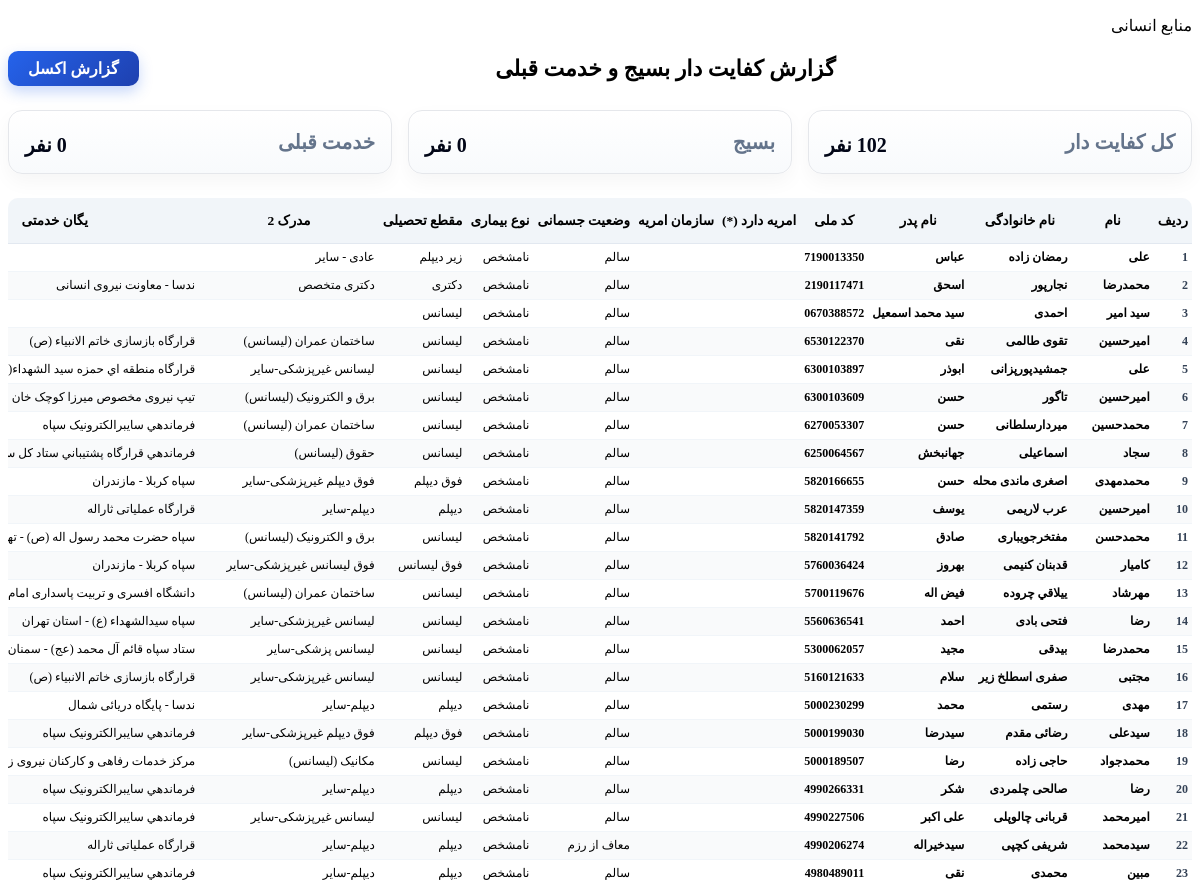
Before: /amar/gozaresh_shoro_dore_kefayatdar (upper part) with the older database file.
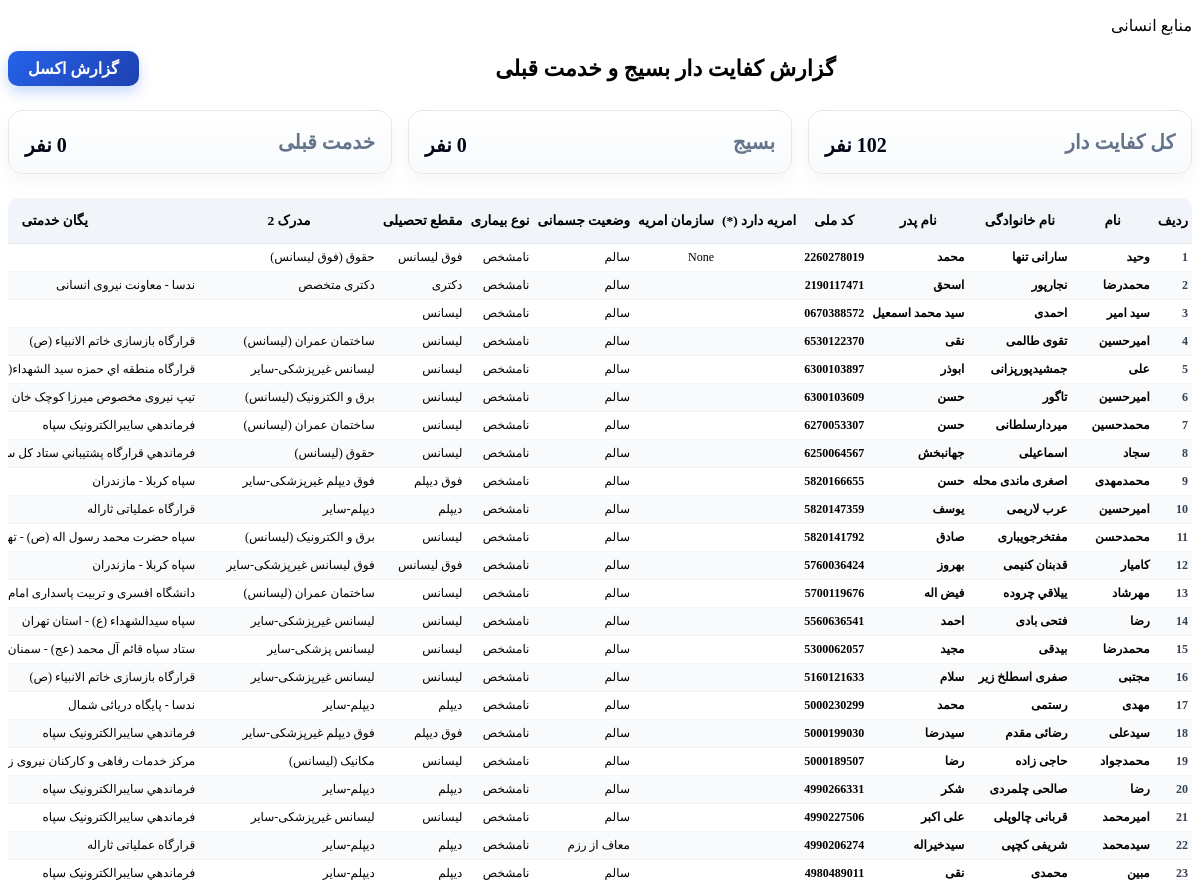
After: the same page with the newer database file.
### soldiers/models.py (models this page shows, shortened)
class Soldier(models.Model):
    name = models.CharField(null=True, blank=True, max_length=100, verbose_name='نام')
    family = models.CharField(null=True, blank=True, max_length=100, verbose_name='نام خانوادگی')
    fathers_name = models.CharField(null=True, blank=True, max_length=100, verbose_name='نام پدر')
    National_Code = models.CharField(null=True, blank=True, max_length=20, verbose_name='کد ملی')
    physical_condition = models.CharField(null=True, blank=True, max_length=100, verbose_name='وضعیت جسمانی')
    physical_condition_prev_test = models.CharField(null=True, blank=True, max_length=100, verbose_name='وضعیت جسمانی اولیه')
    physical_condition_test = models.CharField(null=True, blank=True, max_length=100, verbose_name='تست سلامت روان')
    physical_condition_description_test = models.CharField(null=True, blank=True, max_length=200, verbose_name='توضیحات سلامت روان')
    Type_of_disease_test = models.CharField( null=True, blank=True, max_length=250, verbose_name='نوع بیماری تست سلامت و روان')
    physical_condition_date_created = models.DateTimeField(null=True,blank=True, verbose_name='تاریخ ثبت اطلاعات')
    physical_condition_date_test = models.DateField(null=True, blank=True, verbose_name='تاریخ تست سلامت روان')
    physical_condition_Inspection_test = models.BooleanField(null=True, blank=True, verbose_name='بررسی تست سلامت روان')
    physical_condition_date_Inspection_test = models.DateTimeField(null=True, blank=True, verbose_name='تاریخ بررسی تست سلامت روان')
    Type_of_disease = models.CharField(null=True, blank=True, max_length=250, verbose_name='نوع بیماری')
    health_insurance_card = models.CharField(null=True, blank=True, max_length=120, verbose_name='دفترچه بیمه')
    Grade = models.CharField(null=True, blank=True, max_length=200, verbose_name='مقطع تحصیلی')
    Grade_precise = models.CharField(null=True, blank=True, max_length=200, verbose_name='مقطع تحصیلی دقیق')
    educational_level_of_the_system = models.CharField(null=True, blank=True, max_length=200,verbose_name='مقطع تحصیلی سامانه')
    Study_group = models.CharField(null=True, blank=True, max_length=200, verbose_name='گروه تحصیلی')
    marital_status = models.CharField(null=True, blank=True, max_length=200, verbose_name='وضعیت تاهل')
    Religion = models.CharField(null=True, blank=True, max_length=50, verbose_name='مذهب')
    Date_of_birth = models.CharField(null=True, blank=True, max_length=100, verbose_name='تاریخ تولد')
    place_of_birth = models.CharField(null=True, blank=True, max_length=120, verbose_name='محل تولد')
    phone_number = models.CharField(null=True, blank=True, max_length=11, verbose_name='شماره موبایل')
    home_phone_number = models.CharField(null=True, blank=True, max_length=11, verbose_name='شماره منزل')
    Date_of_dispatch = models.CharField(null=True, blank=True, max_length=100, verbose_name='تاریخ اعزام')
    province_name = models.CharField(null=True, blank=True, max_length=150, verbose_name='نام استان')
    city_name = models.CharField(null=True, blank=True, max_length=150, verbose_name='نام شهر')
    Address = models.CharField(null=True, blank=True, max_length=250, verbose_name='ادرس')
    Place_of_Issue = models.CharField(null=True, blank=True, max_length=150, verbose_name='محل صدور')
    height = models.CharField(null=True, blank=True, max_length=10, verbose_name='قد')
    Weight = models.CharField(null=True, blank=True, max_length=10, verbose_name='وزن')
    Renewal_of_the_previous_period = models.CharField(null=True, blank=True, max_length=100,
                                                      verbose_name='تجدید دوره')
    Renewal_of_the_previous_period_code = models.CharField(null=True, blank=True, max_length=150,
                                                           verbose_name='کد تجدید دوره')
    Course_renewal_date = models.CharField(null=True, blank=True, max_length=100,verbose_name='تاریخ تجدید دوره قبل')
    willing_to_learn = models.BooleanField(default=False, verbose_name='حاضر به آموزش', null=True, blank=True)
    organization_type = models.CharField(null=True, blank=True, max_length=100,verbose_name='نوع سرباز')
    Amriye = models.BooleanField(default=False, verbose_name='امریه دار', null=True, blank=True)
    garargah_sazandegi_khatam = models.BooleanField(default=False, verbose_name='قرارگاه سازندگی خاتم', null=True, blank=True)
    Amriye_organization = models.CharField(max_length=250, verbose_name='سازمان امریه', null=True, blank=True)
    Sufficiency_of_mobilization = models.BooleanField(default=False, verbose_name='کفایت بسیج', blank=True, null=True)
    Sufficiency_of_mobilization_document = models.ImageField(
        upload_to=mobilization_upload_path,
        verbose_name='سند کفایت بسیج',
        blank=True,
        null=True
    )
    the_medical_commission = models.BooleanField(default=False, verbose_name='کمیسیون پزشکی', blank=True, null=True)
    has_been_accepted = models.BooleanField(default=False, verbose_name='پذیرش شده است', blank=True, null=True)
    acceptance_code = models.IntegerField(null=True, blank=True, verbose_name='کد پذیرش', unique=True)
    Reason_for_renewing_the_course = models.CharField(null=True, blank=True, max_length=150,
                                                      verbose_name='علت تجدید دوره')
    Previous_service_record = models.BooleanField(default=False, verbose_name='سابقه خدمت قبلی', blank=True, null=True)
    attraction_of_the_organization = models.CharField(max_length=200, default='هیچکدام',
                                                      verbose_name='جذبی', null=True, blank=True)
    Successful_recruitment = models.BooleanField(default=False, verbose_name='جذب موفق', blank=True, null=True)
    Relative_to_inclusive = models.CharField(null=True, blank=True, max_length=120, verbose_name='نسبت با فراگیر')
    Relative_to_inclusive_number = models.CharField(null=True, blank=True, max_length=100,
                                                    verbose_name='شماره تماس نسبت فراگیر')
    Sutter = models.CharField(null=True, blank=True, max_length=150, verbose_name='ساتر')
    Gordan = models.ForeignKey('battalions.battalion', on_delete=models.CASCADE, verbose_name='گردان', null=True,
                               blank=True)
    battalion_group = models.ForeignKey('battalions.battalion_group', models.CASCADE, verbose_name='گروهان', null=True,
                                        blank=True)
    t_Gordan = models.ForeignKey('battalions.battalion', on_delete=models.CASCADE, verbose_name='گردان', null=True,
                                 blank=True,
                                 related_name='gordan_after_tatbigh')
    t_battalion_group = models.ForeignKey('battalions.battalion_group', models.CASCADE, verbose_name='گروهان',
                                          null=True, blank=True,
                                          related_name='gorohan_after_tatbigh')
    code_paziresh = models.CharField(max_length=100, verbose_name='کدپذیرش', null=True, blank=True)
    code_gorhan = models.CharField(max_length=100, verbose_name='کدگروهان', null=True, blank=True,default="1")
    code_gorhan_nahai = models.IntegerField(verbose_name='کدگروهان علامی از گردان', null=True, blank=True)
    tarikh_paziresh = jmodels.jDateTimeField(null=True, verbose_name='تاریخ و زمان پذیرش', blank=True)
    IsCheckout = models.BooleanField(default=False, verbose_name='تسویه حساب', blank=True, null=True)
    unit_name = models.CharField(max_length=200, blank=True, null=True, verbose_name='نام یگان')
    unit_type = models.CharField(max_length=200, blank=True, null=True, verbose_name='نوع یگان')
    unit_address = models.CharField(max_length=200, blank=True, null=True, verbose_name='ادرس یگان')
    unit_province = models.CharField(max_length=200, blank=True, null=True, verbose_name='استان یگیان')
    date_improt_type = models.CharField(max_length=200, verbose_name='اطلاعات', null=True, blank=True)
    in_coures = models.BooleanField(default=False, verbose_name='شرکت در دوره')
    tatbigh = models.BooleanField(default=False, verbose_name='تطبیق شده/نشده')
    IsUnit = models.BooleanField(default=False, verbose_name='وضعیت یگان')
    bank_number = models.CharField(max_length=250, verbose_name='شماره حساب', null=True, blank=True)
    discipline_score = models.FloatField(default=0, verbose_name='انضباط')  # انضباط (2 نمره)
    basij_experience = models.FloatField(default=0,
                                         verbose_name='سابقه بسیج فعال به ماه')  # سابقه بسیج فعال به ماه (2 نمره)
    council_experience = models.FloatField(default=0,
                                           verbose_name='سابقه عضو شورای پایگاه به ماه')  # سابقه عضو شورای پایگاه به ماه (1 نمره)
    ideological_score_start = models.FloatField(default=0, verbose_name='شروع دوره نمره عقیدتی')
    ideological_score_start_assessment = models.FloatField(default=0, verbose_name='ارزیاب شروع دوره نمره عقیدتی')
    ideological_score = models.FloatField(default=0, verbose_name='نمره عقیدتی')  # نمره عقیدتی (1 نمره)
    ideological_score_assessment = models.FloatField(default=0, verbose_name='ارزیاب نمره عقیدتی')  # نمره عقیدتی (1 نمره)
    ideological_score_end = models.FloatField(default=0, verbose_name='نمره عقیدتی پایان دوره')
    ideological_score_end_assessment = models.FloatField(default=0, verbose_name='ارزیاب نمره عقیدتی پایان دوره')
    shooting_score = models.FloatField(default=0, verbose_name='نمره میدان تیر')  # نمره میدان تیر (2 نمره)
    global_awards = models.IntegerField(default=0, verbose_name='تعداد مقام جهانی')  # تعداد مقام جهانی
    national_awards = models.IntegerField(default=0, verbose_name='تعداد مقام کشوری')  # تعداد مقام کشوری
    provincial_awards = models.IntegerField(default=0, verbose_name='تعداد مقام استانی')  # تعداد مقام استانی
    global_articles = models.IntegerField(default=0, verbose_name='تعداد مقالات جهانی')  # تعداد مقالات جهانی
    publications = models.IntegerField(default=0, verbose_name='تعداد تالیفات')  # تعداد تالیفات
    repeat_status = models.BooleanField(default=False, verbose_name='تکراری')  # تکراری
    battalion_activity = models.FloatField(default=0, verbose_name='فعالیت در گردان')  # فعالیت در گردان (2.5 نمره)
    battalion_sample = models.BooleanField(default=False, verbose_name='نمونه گردان')  # نمونه گردان (2 نمره مازاد)
    basij_efficiency = models.CharField(max_length=120, blank=True, null=True, verbose_name='کفایت بسیج')  # کفایت بسیج (1 نمره)
    top_three = models.CharField(max_length=100, blank=True, null=True, verbose_name='سه نفر برتر')  # سه نفر برتر (2 نمره)
    quran_memorization = models.IntegerField(default=0, verbose_name='حافظ قرآن')  # حافظ قرآن (جزء) (3 نمره)
    nahj_memorization = models.BooleanField(default=False, verbose_name='حافظ نهج البلاغه')  # حافظ نهج البلاغه (1 نمره)
    sajjadiya_memorization = models.BooleanField(default=False, verbose_name='حافظ صحیفه سجادیه')  # حافظ صحیفه سجادیه (1 نمره)
    total_score = models.FloatField(default=0, verbose_name='امتیاز کل')  # امتیاز کل
    rank = models.CharField(max_length=100, blank=True, null=True, verbose_name='درجه محاسبه‌شده')  # درجه محاسبه‌شده
    yegan_name = models.CharField(max_length=100, blank=True, null=True, verbose_name='اسم اصلی یگان')
    tajdid_dore_moarefi_shode = models.BooleanField(default=False, verbose_name='تجدید دوره معرفی شده؟')
    skill_1 = models.ForeignKey(SlillTraining,null=True,blank=True,related_name="primary_soldiers",on_delete=models.SET_NULL,verbose_name="مهارت اول")
    skill_2 = models.ForeignKey(SlillTraining,null=True,blank=True,related_name="secondary_soldiers",on_delete=models.SET_NULL,verbose_name="مهارت دوم")
    technical_exam = models.ForeignKey(TechnicalVocational,on_delete=models.SET_NULL,null=True,blank=True,verbose_name="آزمون فنی و حرفه‌ای")
    technical_exam_submit_datetime = models.DateTimeField(null=True,blank=True,verbose_name="تاریخ و زمان ثبت آزمون فنی و حرفه‌ای")
    avatar = models.ImageField(upload_to='avatars/', null=True, blank=True, verbose_name="عکس سرباز")
    problems_data = models.JSONField(default=dict, blank=True,verbose_name="اطلاعات مشکلات")
    class Meta:
        verbose_name = "سرباز"
        verbose_name_plural = "سرباز ها"

### ensani_statistics/views.py (the view, shortened to what this page needs)
# urls.py: path('gozaresh_shoro_dore_kefayatdar',  gozaresh_shoro_dore_kefayatdar, name='gozaresh_shoro_dore_kefayatdar'),
def gozaresh_shoro_dore_kefayatdar(request):
    en = EnsaniSettings.objects.first()
    soldiers = Soldier.objects.filter(
        has_been_accepted=True
    ).filter(
        Q(Sufficiency_of_mobilization=True) | Q(Previous_service_record=True)
    ).order_by('-Previous_service_record')
    soldiers_f = []
    for s in soldiers:
        soldiers_f.append({
            "ردیف": "-",  # بعداً با شمارنده جایگزین می‌شود
            "نام": s.name or "",
            "نام خانوادگی": s.family or "",
            "نام پدر": s.fathers_name or "",
            "کد ملی": s.National_Code or "",
            "امریه دار (*)": "*" if s.Amriye else "",
            "سازمان امریه": s.Amriye_organization or "",
            "وضعیت جسمانی": s.physical_condition or "",
            "نوع بیماری": s.Type_of_disease or "",
            "مقطع تحصیلی": s.Grade or "",
            "مدرک 2": s.Study_group or "",
            "یگان خدمتی": s.unit_name or "",
            "کفایت": "{} {}".format(
                "خدمت قبلی" if s.Previous_service_record else "",
                "بسیج" if s.Sufficiency_of_mobilization else ""
            ).strip()
        })
    context = {
        'soldiers': soldiers,
        'en': en,
    }
    return render(
        request,
        'ensani_statistics/gozaresh_shoro_dore_kefayatdar.html',
        context
    )

### accounts/context.py (called while the page is built, shortened)
def user_access_context(request):
    permissions = {
        'app':{},
        'dep':{},
    }
    for app in ApplicationValues:
        permissions['app'][app.name.lower()] = False
    for dep in DepartmentValues:
        permissions['dep'][dep.name.lower()] = False
    en = EnsaniSettings.objects.first()
    return {'permissions': permissions,'en':en}

### ensani_statistics/templates/ensani_statistics/gozaresh_shoro_dore_kefayatdar.html (shortened to what this page needs)
{% extends 'shared/_PanelMain.html' %}
{% load static %}
{% block main %}
    <h1 style="margin-top:0;display: flex;align-items: center;justify-content: space-between;">
        <span style="flex: 1;text-align: center;">گزارش کفایت دار بسیج و خدمت قبلی</span>
        <a class="a-link" href="?action=excel_report">گزارش اکسل</a>
    </h1>
    <ul class="tab-status">
        <li>
            <strong>کل کفایت دار</strong>
            <strong>{{ soldiers|length }} نفر</strong>
        </li>
        <li>
            <strong>بسیج</strong>
            <strong>{{ Sufficiency_of_mobilizations|length }} نفر</strong>
        </li>
        <li>
            <strong>خدمت قبلی</strong>
            <strong>{{ Previous_service_record|length }} نفر</strong>
        </li>
    </ul>
    <div class="report-table-wrapper">
        <table >
            <thead>
                <tr>
                    <th>ردیف</th>
                    <th>نام</th>
                    <th>نام خانوادگی</th>
                    <th>نام پدر</th>
                    <th>کد ملی</th>
                    <th>امریه دارد (*)</th>
                    <th>سازمان امریه</th>
                    <th>وضعیت جسمانی</th>
                    <th>نوع بیماری</th>
                    <th>مقطع تحصیلی</th>
                    <th>مدرک 2</th>
                    <th>یگان خدمتی</th>
                </tr>
            </thead>
            <tbody>
                {% for s in soldiers %}
                <tr>
                    <td class="text-center">{{ forloop.counter }}</td>
                    <td style="font-weight: bold;">{{ s.name|default:"" }}</td>
                    <td style="font-weight: bold;">{{ s.family|default:"" }}</td>
                    <td style="font-weight: bold;">{{ s.fathers_name|default:"" }}</td>
                    <td style="font-weight: bold;">{{ s.National_Code }}</td>
                    <td>{{ s.Amriye|yesno:'*,' }}</td>
                    <td>{{ s.Amriye_organization }}</td>
                    <td>{{ s.physical_condition|default:"" }}</td>
                    <td>{{ s.Type_of_disease|default:"" }}</td>
                    <td>{{ s.Grade|default:"" }}</td>
                    <td>{{ s.Study_group|default:"" }}</td>
                    <td>{{ s.unit_name|default:"" }}</td>
                </tr>
                {% endfor %}
            </tbody>
        </table>
    </div>
{% endblock %}

Changed rows visible on the page:
no longer on this page (row edited): Soldier: name "علی", family "رمضان زاده", fathers_name "عباس", National_Code "7190013350", physical_condition "سالم", Type_of_disease "نامشخص", Grade "زیر دیپلم", Study_group "عادی - سایر"
now on this page (row edited): Soldier: name "وحید", family "سارانی تنها", fathers_name "محمد", National_Code "2260278019", Amriye_organization "None", physical_condition "سالم", Type_of_disease "نامشخص", Grade "فوق لیسانس", Study_group "حقوق (فوق لیسانس)"
